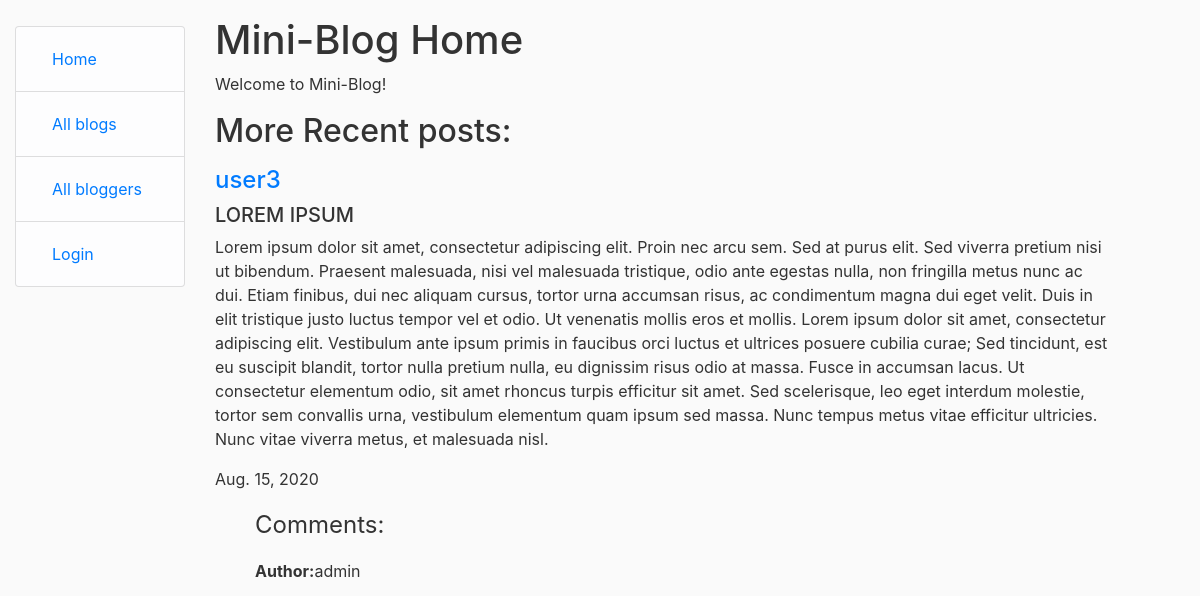
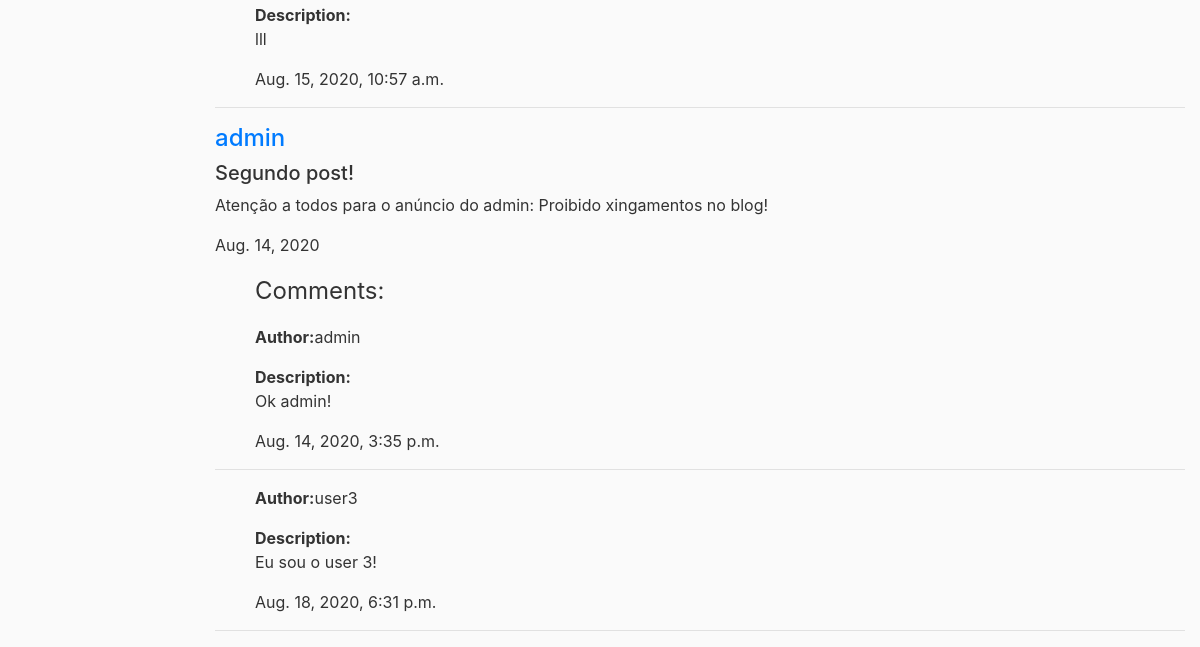
/blog/, run on an earlier commit of the app's database (2 pictures, top to bottom).
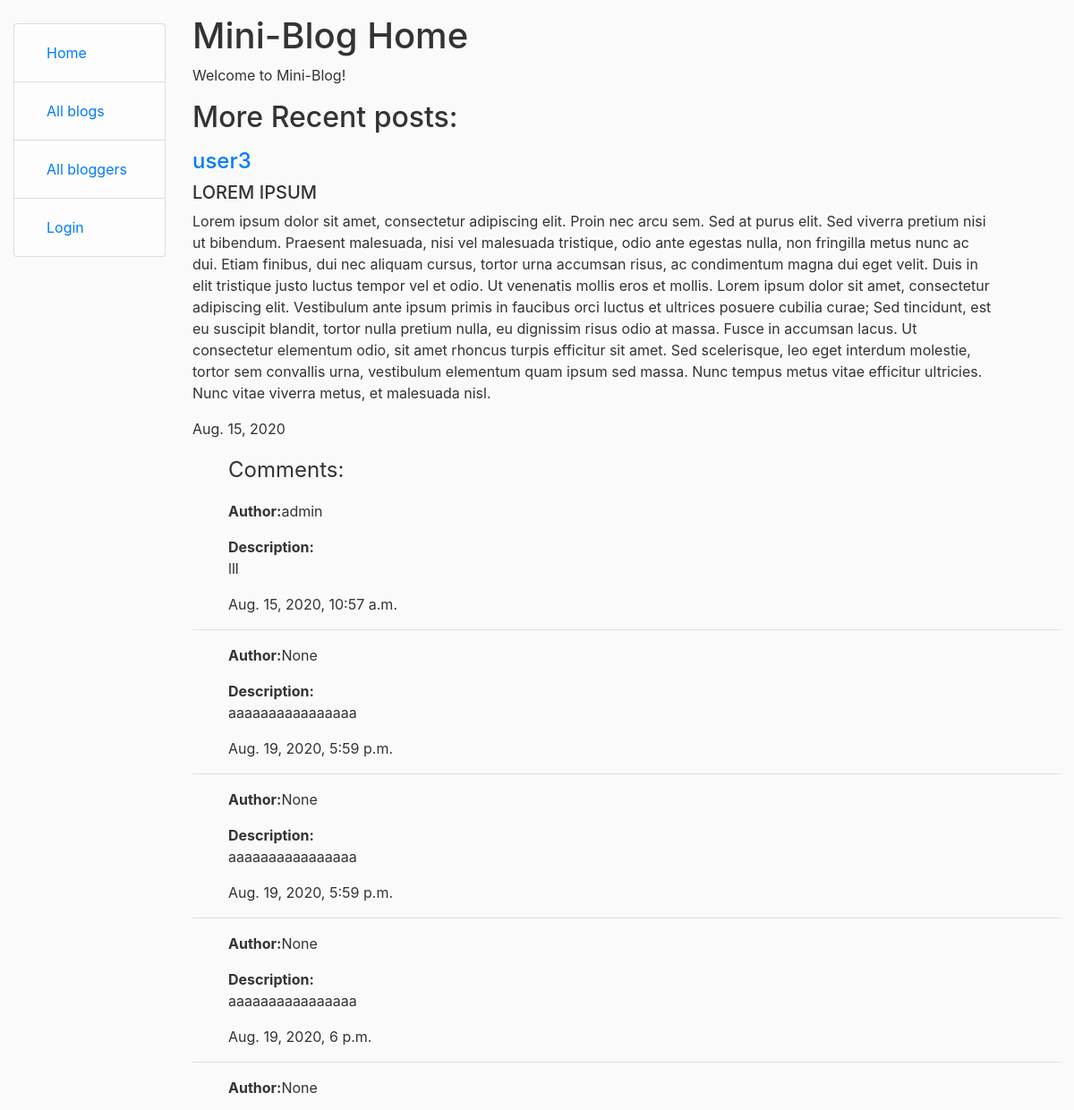
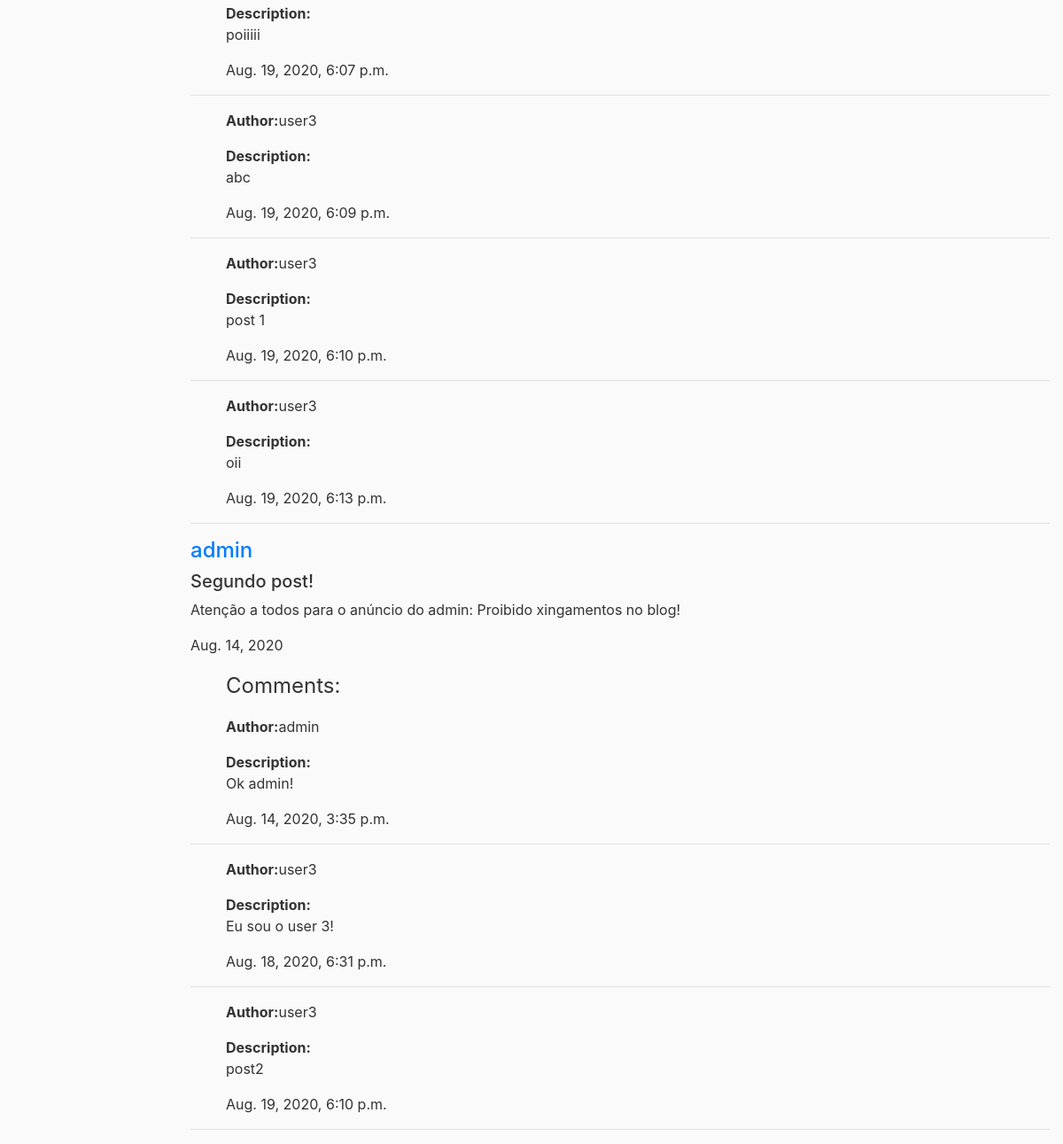
And on a later commit of the database (2 pictures, top to bottom).
### blog/models.py (models this page shows, shortened)
class Blogpost(models.Model):
    title = models.CharField(max_length=200, help_text='Enter a post title')
    date = models.DateField(auto_now_add=True)
    description = models.TextField(max_length=1000, help_text='Enter a description for the post')
    author = models.ForeignKey('Author', on_delete=models.SET_NULL, null=True)
    class Meta:
        ordering = ['-date']

class Author(models.Model):
    username = models.ForeignKey(User, on_delete=models.SET_NULL, null=True, blank=True)
    bio = models.TextField(max_length=1000, help_text='Enter the biography for the user')
    def __str__(self):
        return str(self.username)
    def get_absolute_url(self):
        return reverse('author-detail', args=[str(self.id)])

class Comments(models.Model):
    description = models.TextField(max_length=300, help_text='Enter a comment to the post')
    date_time = models.DateTimeField(auto_now_add=True)
    blog_post = models.ForeignKey(Blogpost, on_delete=models.SET_NULL, null=True)
    author = models.ForeignKey(User, on_delete=models.SET_NULL, null=True, blank=True)
    class Meta:
        ordering = ['date_time']

### blog/views.py (the view)
# urls.py: path('', views.index, name='index'),
def index(request):
    posts = Blogpost.objects.filter()
    context = {
        'posts': posts,
    }
    return render(request, 'index.html', context=context)

### blog/templates/index.html (shortened to what this page needs)
{% extends "base_generic.html" %}
{% block content %}
    <h1>Mini-Blog Home</h1>
    <p>Welcome to Mini-Blog!</p>
    <p><h2>More Recent posts:</h2></p>
    {% for post in posts %}
        <h4><a href="{{ post.author.get_absolute_url }}">{{ post.author }}</a></h4>
        <h5>{{ post.title }}</h5>
        <p class="breakline">{{ post.description }}</p>
        <p>{{ post.date }}</p>
        {% if post.comments_set.all %}
            <ul><font size="5">Comments:</font></ul>
        {% endif %}
        {% for comments in post.comments_set.all %}
        <ul><strong>Author:</strong>{{ comments.author }}</ul>
        <ul><strong>Description:</strong><p class="breakline">{{ comments.description }}</p></ul>
        <ul>{{ comments.date_time }}</ul>
        <hr>
        {% endfor %}
    {% endfor %}
{% endblock %}

What changed in the data, as far as the page shows it:
added Comments: author "None", description "aaaaaaaaaaaaaaaa", date_time "Aug. 19, 2020, 5:59 p.m.", shown under Blogpost "LOREM IPSUM"
added Comments: author "None", description "aaaaaaaaaaaaaaaa", date_time "Aug. 19, 2020, 5:59 p.m.", shown under Blogpost "LOREM IPSUM"
added Comments: author "None", description "aaaaaaaaaaaaaaaa", date_time "Aug. 19, 2020, 6 p.m.", shown under Blogpost "LOREM IPSUM"
added Comments: author "None", description "poiiiii", date_time "Aug. 19, 2020, 6:07 p.m.", shown under Blogpost "LOREM IPSUM"
added Comments: author "user3", description "abc", date_time "Aug. 19, 2020, 6:09 p.m.", shown under Blogpost "LOREM IPSUM"
added Comments: author "user3", description "post 1", date_time "Aug. 19, 2020, 6:10 p.m.", shown under Blogpost "LOREM IPSUM"
added Comments: author "user3", description "oii", date_time "Aug. 19, 2020, 6:13 p.m.", shown under Blogpost "LOREM IPSUM"
added Comments: author "user3", description "post2", date_time "Aug. 19, 2020, 6:10 p.m.", shown under Blogpost "Segundo post!"
